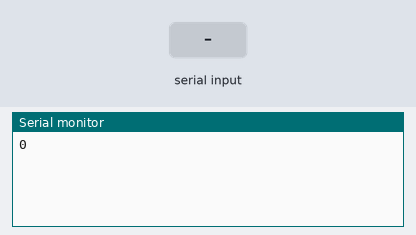
Bench run of a sketch on a simulated Arduino Uno, built with avr-gcc and run on an emulated ATmega328P. On the bench: the last lines printed to the serial monitor. Inputs (shaded band) come from the test bench.

Above: at 1.2 s.
1.3 s: "1\n" received over Serial
At 2.1 s:
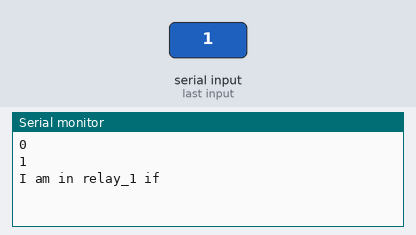
2.8 s: "2\n" received over Serial
At 3.4 s:
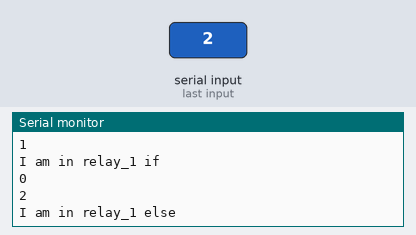
Timing chart, 0 to 5.8 s (numbered marks = the images above; inputs shaded):
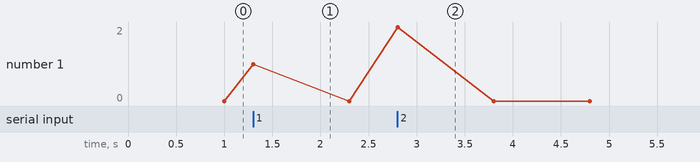

Measured:
- after the input at 1.3 s, the serial monitor: prints a new line at once (image 1)
- after the input at 2.8 s, the serial monitor: prints a new line at once (image 2)

The sketch:

room.ino
```cpp
// this code is writen by Ankit sharma
// date: 11/03/2023
// this project is used to automate the home appliance we
// can controll three applances at a time
int x;
int r1=5,r2=6;
void setup(){
  Serial.begin(9600);
  pinMode(r1, OUTPUT);
  pinMode(r2, OUTPUT);
  digitalWrite(6,1);
  digitalWrite(5,1);
}
void loop(){
  x=Serial.parseInt();
  Serial.println(x);
  if(x==1 || x==2){
    relay_1();
  }
  else if(x==3 || x==4){
    relay_2();
  }
  else{

  }
}

void relay_1(){
  if(x==1){
    digitalWrite(5,0);
    Serial.println("I am in relay_1 if");
  }
  else{digitalWrite(5,1);
    Serial.println("I am in relay_1 else");
  }
}

void relay_2(){
  if(x==3){
    digitalWrite(6,0);
    Serial.println("I am in relay_2 if");
  }
  else{digitalWrite(6,1);
    Serial.println("I am in relay_2 else");
  }
}
```
